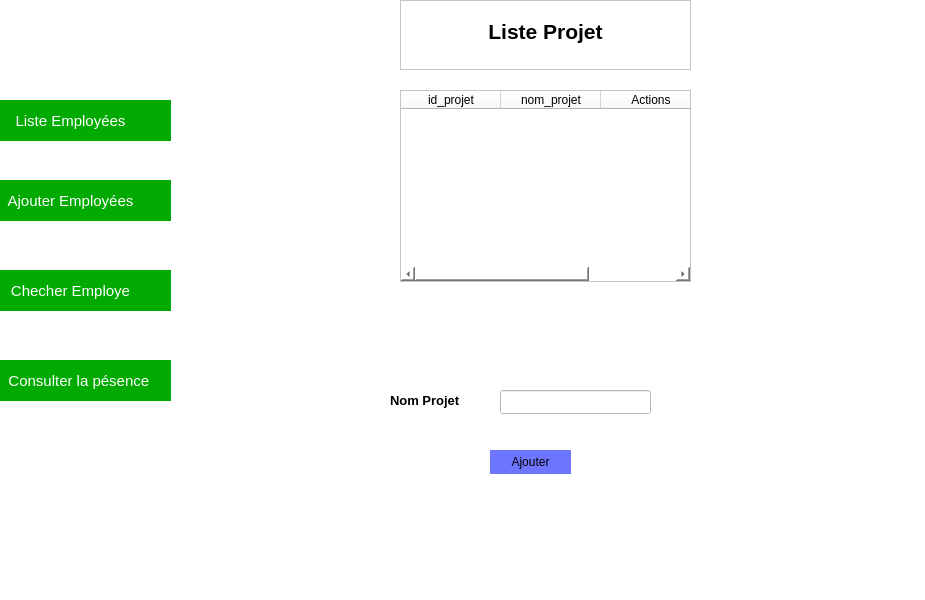
<?xml version="1.0" encoding="UTF-8"?>
<ui version="4.0">
 <class>MainWindow</class>
 <widget class="QMainWindow" name="MainWindow">
  <property name="geometry">
   <rect>
    <x>0</x>
    <y>0</y>
    <width>925</width>
    <height>600</height>
   </rect>
  </property>
  <property name="windowTitle">
   <string>MainWindow</string>
  </property>
  <property name="styleSheet">
   <string notr="true">background-color:#fff;</string>
  </property>
  <widget class="QWidget" name="centralwidget">
   <widget class="QGraphicsView" name="navbar">
    <property name="geometry">
     <rect>
      <x>0</x>
      <y>0</y>
      <width>161</width>
      <height>591</height>
     </rect>
    </property>
    <property name="styleSheet">
     <string notr="true">border:none</string>
    </property>
   </widget>
   <widget class="QPushButton" name="pushButton">
    <property name="geometry">
     <rect>
      <x>-30</x>
      <y>100</y>
      <width>201</width>
      <height>41</height>
     </rect>
    </property>
    <property name="font">
     <font>
      <pointsize>-1</pointsize>
     </font>
    </property>
    <property name="mouseTracking">
     <bool>false</bool>
    </property>
    <property name="autoFillBackground">
     <bool>false</bool>
    </property>
    <property name="styleSheet">
     <string notr="true">border:none;
color: rgb(255, 255, 255);

background-color: rgb(0, 170, 0);
border-radius:90%;
font-size:15px;</string>
    </property>
    <property name="text">
     <string>Liste Employées</string>
    </property>
   </widget>
   <widget class="QPushButton" name="pushButton_2">
    <property name="geometry">
     <rect>
      <x>-30</x>
      <y>180</y>
      <width>201</width>
      <height>41</height>
     </rect>
    </property>
    <property name="font">
     <font>
      <pointsize>-1</pointsize>
     </font>
    </property>
    <property name="mouseTracking">
     <bool>false</bool>
    </property>
    <property name="autoFillBackground">
     <bool>false</bool>
    </property>
    <property name="styleSheet">
     <string notr="true">border:none;
color: rgb(255, 255, 255);

background-color: rgb(0, 170, 0);
border-radius:90%;
font-size:15px;</string>
    </property>
    <property name="text">
     <string>Ajouter Employées</string>
    </property>
   </widget>
   <widget class="QPushButton" name="pushButton_3">
    <property name="geometry">
     <rect>
      <x>-30</x>
      <y>270</y>
      <width>201</width>
      <height>41</height>
     </rect>
    </property>
    <property name="font">
     <font>
      <pointsize>-1</pointsize>
     </font>
    </property>
    <property name="mouseTracking">
     <bool>false</bool>
    </property>
    <property name="autoFillBackground">
     <bool>false</bool>
    </property>
    <property name="styleSheet">
     <string notr="true">border:none;
color: rgb(255, 255, 255);

background-color: rgb(0, 170, 0);
border-radius:90%;
font-size:15px;</string>
    </property>
    <property name="text">
     <string>Checher Employe</string>
    </property>
   </widget>
   <widget class="QPushButton" name="pushButton_4">
    <property name="geometry">
     <rect>
      <x>-30</x>
      <y>360</y>
      <width>201</width>
      <height>41</height>
     </rect>
    </property>
    <property name="font">
     <font>
      <pointsize>-1</pointsize>
     </font>
    </property>
    <property name="mouseTracking">
     <bool>false</bool>
    </property>
    <property name="autoFillBackground">
     <bool>false</bool>
    </property>
    <property name="styleSheet">
     <string notr="true">border:none;
color: rgb(255, 255, 255);

background-color: rgb(0, 170, 0);
border-radius:90%;
font-size:15px;</string>
    </property>
    <property name="text">
     <string>    Consulter la pésence</string>
    </property>
   </widget>
   <widget class="QTextEdit" name="textEdit">
    <property name="geometry">
     <rect>
      <x>400</x>
      <y>0</y>
      <width>291</width>
      <height>70</height>
     </rect>
    </property>
    <property name="styleSheet">
     <string notr="true">color: rgb(0, 0, 0);
boreder:none</string>
    </property>
    <property name="html">
     <string>&lt;!DOCTYPE HTML PUBLIC &quot;-//W3C//DTD HTML 4.0//EN&quot; &quot;http://www.w3.org/TR/REC-html40/strict.dtd&quot;&gt;
&lt;html&gt;&lt;head&gt;&lt;meta name=&quot;qrichtext&quot; content=&quot;1&quot; /&gt;&lt;meta charset=&quot;utf-8&quot; /&gt;&lt;style type=&quot;text/css&quot;&gt;
p, li { white-space: pre-wrap; }
hr { height: 1px; border-width: 0; }
li.unchecked::marker { content: &quot;\2610&quot;; }
li.checked::marker { content: &quot;\2612&quot;; }
&lt;/style&gt;&lt;/head&gt;&lt;body style=&quot; font-family:'Segoe UI'; font-size:9pt; font-weight:400; font-style:normal;&quot;&gt;
&lt;p align=&quot;center&quot; style=&quot;-qt-paragraph-type:empty; margin-top:0px; margin-bottom:0px; margin-left:0px; margin-right:0px; -qt-block-indent:0; text-indent:0px;&quot;&gt;&lt;br /&gt;&lt;/p&gt;
&lt;p align=&quot;center&quot; style=&quot; margin-top:0px; margin-bottom:0px; margin-left:0px; margin-right:0px; -qt-block-indent:0; text-indent:0px;&quot;&gt;&lt;span style=&quot; font-size:16pt; font-weight:700;&quot;&gt;Liste Projet&lt;/span&gt;&lt;/p&gt;&lt;/body&gt;&lt;/html&gt;</string>
    </property>
   </widget>
   <widget class="QTableWidget" name="tableWidget">
    <property name="geometry">
     <rect>
      <x>400</x>
      <y>90</y>
      <width>291</width>
      <height>192</height>
     </rect>
    </property>
    <column>
     <property name="text">
      <string>id_projet</string>
     </property>
    </column>
    <column>
     <property name="text">
      <string>nom_projet</string>
     </property>
    </column>
    <column>
     <property name="text">
      <string>Actions</string>
     </property>
    </column>
   </widget>
   <widget class="QLineEdit" name="lineEdit">
    <property name="geometry">
     <rect>
      <x>500</x>
      <y>390</y>
      <width>151</width>
      <height>24</height>
     </rect>
    </property>
   </widget>
   <widget class="QLabel" name="label">
    <property name="geometry">
     <rect>
      <x>390</x>
      <y>390</y>
      <width>81</width>
      <height>20</height>
     </rect>
    </property>
    <property name="font">
     <font>
      <pointsize>10</pointsize>
      <bold>true</bold>
     </font>
    </property>
    <property name="styleSheet">
     <string notr="true">color: rgb(0, 0, 0);</string>
    </property>
    <property name="text">
     <string>Nom Projet</string>
    </property>
   </widget>
   <widget class="QPushButton" name="pushButton_5">
    <property name="geometry">
     <rect>
      <x>490</x>
      <y>450</y>
      <width>81</width>
      <height>24</height>
     </rect>
    </property>
    <property name="styleSheet">
     <string notr="true">background-color: rgb(110, 117, 255);
border:none;
</string>
    </property>
    <property name="text">
     <string>Ajouter</string>
    </property>
   </widget>
  </widget>
  <widget class="QMenuBar" name="menubar">
   <property name="geometry">
    <rect>
     <x>0</x>
     <y>0</y>
     <width>925</width>
     <height>21</height>
    </rect>
   </property>
  </widget>
  <widget class="QStatusBar" name="statusbar"/>
 </widget>
 <resources/>
 <connections/>
</ui>
